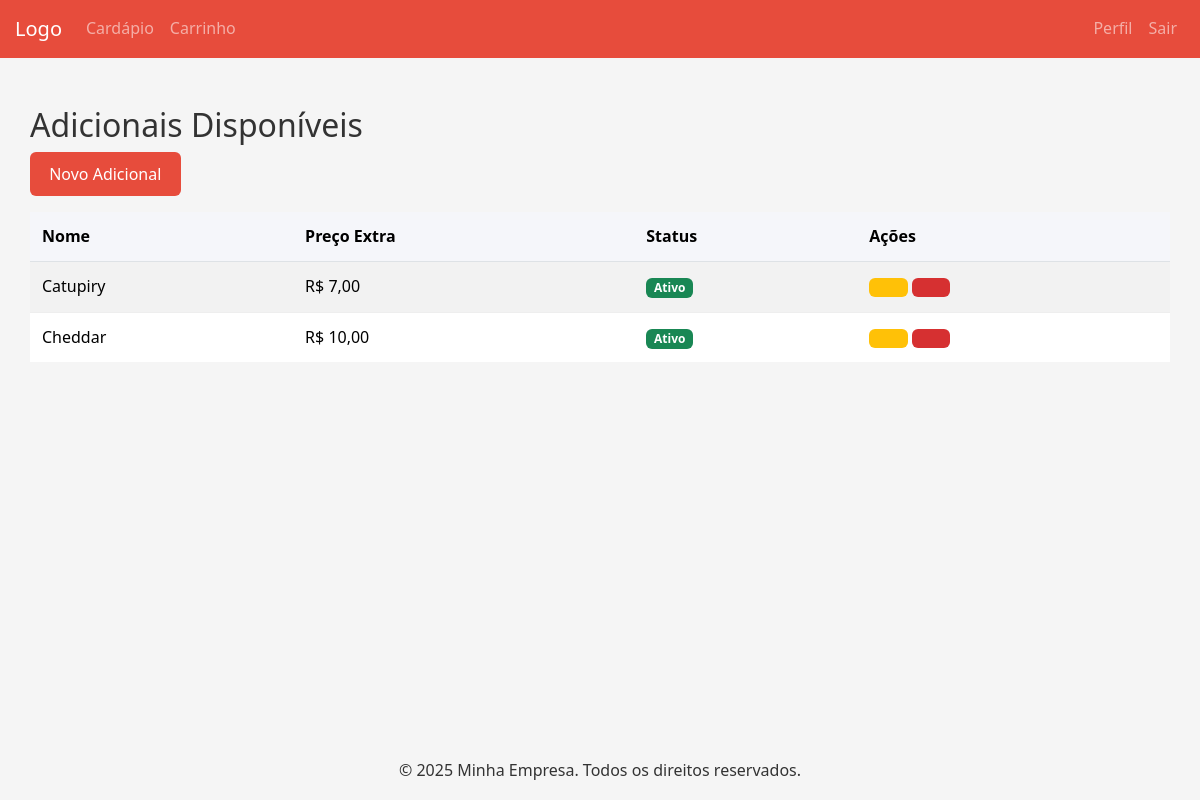
The page /produto/adicionais/ (signed in) on the database its author committed.
### produto/models.py (models this page shows, shortened)
class Adicional(models.Model):
    nome = models.CharField(max_length=50)
    preco_extra = models.DecimalField(max_digits=10, decimal_places=2, default=0.00)
    ativo = models.BooleanField(default=True)  # Para o admin controlar se está disponível

### principal/decorators.py (the view)
        def _wrapped_view(request, *args, **kwargs):
            if request.user.groups.filter(name=group_name).exists():
                return view_func(request, *args, **kwargs)
            else:
                messages.error(request, "Você não tem permissão para acessar esta página.")
                return redirect("home")

### produto/views.py (called while the page is built)
@login_required
@group_required('Administradores')
def listar_adicionais(request):
    adicionais = Adicional.objects.all()
    return render(request, 'produto/listar_adicionais.html', {'adicionais': adicionais})

### templates/produto/listar_adicionais.html (shortened to what this page needs)
{% extends 'base.html' %}
{% load static %}
{% block content %}
<div class="container mt-4">
    <h2>Adicionais Disponíveis</h2>
    <a href="{% url 'criar_adicional' %}" class="btn btn-primary mb-3">
         Novo Adicional
    </a>
    <div class="table-responsive">
        <table class="table table-striped">
            <thead>
                <tr>
                    <th>Nome</th>
                    <th>Preço Extra</th>
                    <th>Status</th>
                    <th>Ações</th>
                </tr>
            </thead>
            <tbody>
                {% for adicional in adicionais %}
                <tr>
                    <td>{{ adicional.nome }}</td>
                    <td>R$ {{ adicional.preco_extra }}</td>
                    <td>
                        <span class="badge bg-{% if adicional.ativo %}success{% else %}danger{% endif %}">
                            {% if adicional.ativo %}Ativo{% else %}Inativo{% endif %}
                        </span>
                    </td>
                    <td>
                        <a href="{% url 'editar_adicional' adicional.id %}" class="btn btn-sm btn-warning">
                        </a>
                        <a href="{% url 'remover_adicional' adicional.id %}" class="btn btn-sm btn-danger">
                        </a>
                    </td>
                </tr>
                {% empty %}
                <tr>
                    <td colspan="4" class="text-center">Nenhum adicional cadastrado</td>
                </tr>
                {% endfor %}
            </tbody>
        </table>
    </div>
</div>
{% endblock %}

### static/css/style.css (style rules this page uses)
:root { --primary-color: #e74c3c; --primary-hover: #c0392b; --secondary-color: #2ecc71; --secondary-hover: #27ae60; --danger-color: #d63031; --danger-hover: #b71c1c; --light-color: #f5f6fa; --dark-color: #2f3640; --text-color: #333; --border-radius: 6px; --box-shadow: 0 2px 10px rgba(0, 0, 0, 0.1); --transition: all 0.3s ease; }
* { margin: 0; padding: 0; box-sizing: border-box; }
body { font-family: 'Segoe UI', Tahoma, Geneva, Verdana, sans-serif; background-color: #f5f5f5; color: var(--text-color); line-height: 1.6; }
.container { max-width: 1200px; margin: 0 auto; padding: 0 15px; }
.table { width: 100%; border-collapse: collapse; margin-bottom: 1.5rem; }
.table th { background-color: var(--light-color); padding: 0.75rem; text-align: left; font-weight: 600; }
.table td { padding: 0.75rem; border-bottom: 1px solid #eee; vertical-align: middle; }
.table tr:last-child td { border-bottom: none; }
.btn { display: inline-block; padding: 0.6rem 1.2rem; font-size: 1rem; font-weight: 500; text-align: center; border: none; border-radius: var(--border-radius); cursor: pointer; transition: var(--transition); text-decoration: none; }
.btn-primary { background-color: var(--primary-color); color: white; }
.btn-danger { background-color: var(--danger-color); color: white; }

### templates/base.html (style rules this page uses)
.btn-primary { background-color: #e74c3c; border-color: #e74c3c; }

### rows shown on the page
Adicional: nome "Catupiry", preco_extra "7,00", ativo "Ativo"
Adicional: nome "Cheddar", preco_extra "10,00", ativo "Ativo"
